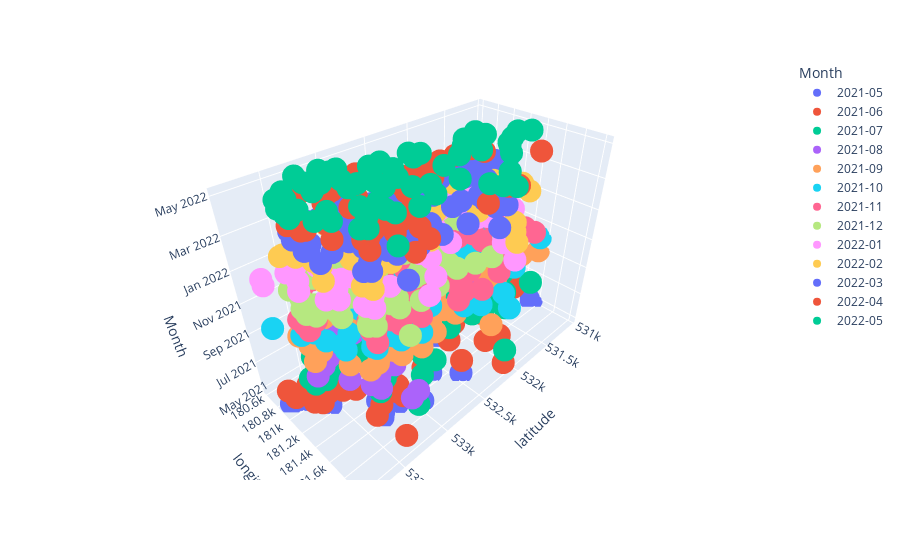

Write notebook code for a chart like this one.
### Code cell
import plotly.express as px
# interactive Spatial-temporal data visualation
df = vso_final
fig = px.scatter_3d(df, x='latitude', y='longitude', z='Month', color='Month')
fig.show()
